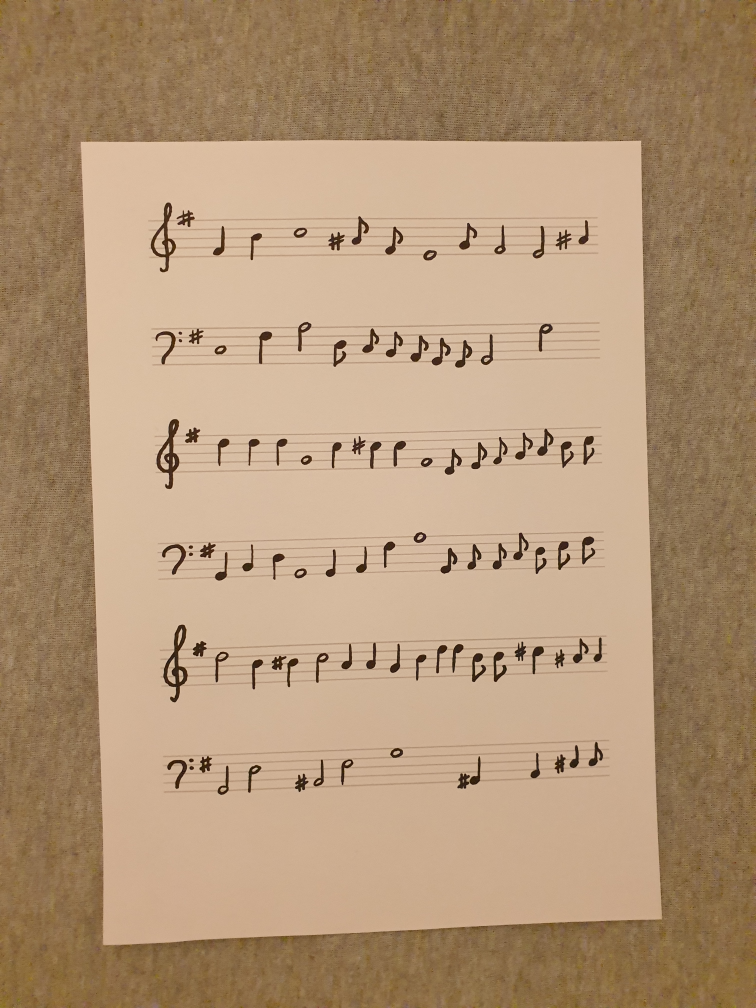
#> input picture new_input/1.jpg, 3024 x 4032 px (shown at 1/4 size)
$ python -i utils.py   (imports and definitions only)
#> lines starting #> are read from the running program, lines starting #| are printed output that depends on the picture; after the words box and inside, x2 and y2 are one past the last pixel; in counts of white or black regions, pixels touching at a corner belong together
#> further down, picture is the input picture: shape (4032, 3024, 3); mean B, G, R 118.7, 149.3, 177.9
from skimage.filters import threshold_local
from collections import Counter
import numpy as np
import cv2
import imutils


class Utils:
    @staticmethod
    def calc_image_ratio(image, new_height):
        return image.shape[0] / float(new_height)

    @staticmethod
    def get_image_copy(image):
        return image.copy()

    @staticmethod
    def resize_image(image, new_height):
        return imutils.resize(image, height=new_height)

    # [5 lines left out: function show_image, not called in this run]

    @staticmethod
    def bw_image(image):
        image = cv2.cvtColor(image, cv2.COLOR_BGR2GRAY)
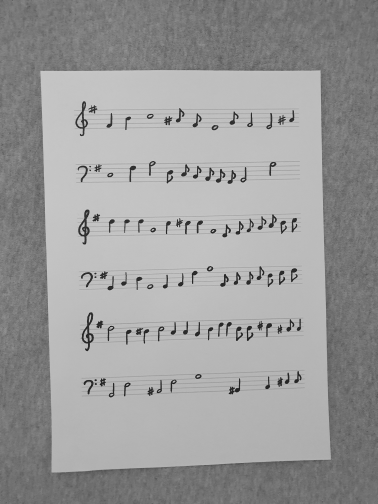
#> image: shape (4032, 3024) (shown at 1/8 size); min 4, max 227, mean 154.5
        thresh = threshold_local(image, 21, offset=10, method="mean")
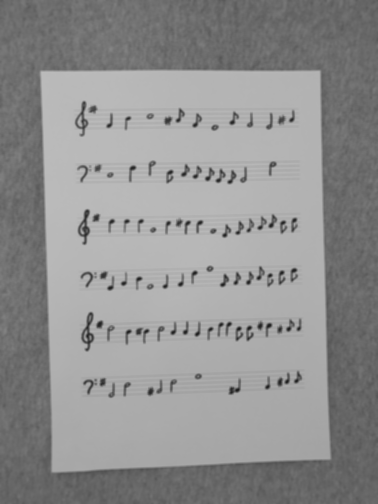
#> thresh: shape (4032, 3024) float64 (shown at 1/8 size); min 25.94, max 188, mean 144.5
        image = (image > thresh).astype("uint8") * 255
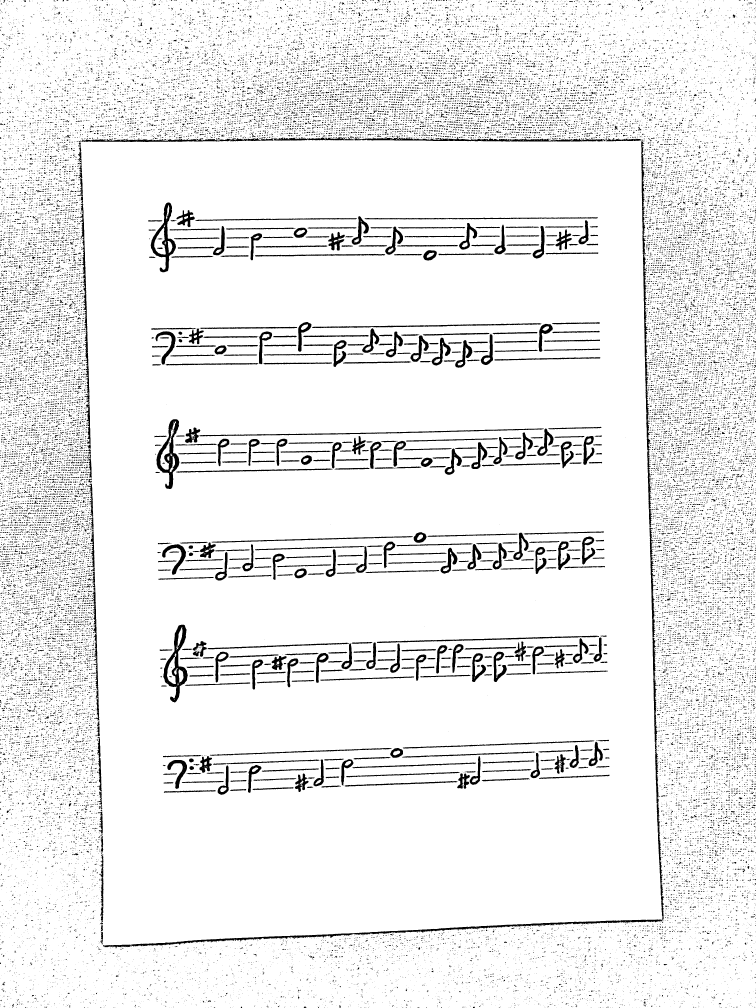
#> image: shape (4032, 3024) (shown at 1/4 size); 93% white; 43973 black regions (39184 under 20 px), largest, box (x1, y1, x2, y2) and area: (412, 2996, 2657, 3794) 22226, (2565, 556, 2633, 2998) 18663, (653, 2499, 751, 2810) 9765

        kernel = np.array([[1, 0, 0, 0, 1],
                           [0, 1, 0, 1, 0],
                           [0, 0, 1, 0, 0],
                           [0, 1, 0, 1, 0],
                           [1, 0, 0, 0, 1]]).astype("uint8")
        image = cv2.morphologyEx(image, cv2.MORPH_ELLIPSE, kernel)
#> image: shape (4032, 3024); 92.5% white; 41126 black regions (35889 under 20 px), largest, box (x1, y1, x2, y2) and area: (280, 534, 2660, 3795) 79520, (299, 1914, 414, 3778) 16643, (653, 2499, 751, 2810) 10097
        image = image.astype(np.uint8)
        return image

    @staticmethod
    def measure_staff(image):
        image = Utils.bw_image(image)
        cnt_pix = [sum(tmp == 0) for tmp in image]
#> cnt_pix = 4032 values, max 2180 at index 560, min 15 at index 3970, mean 226.5
        cnt_thresh = cnt_pix.copy()
#> cnt_thresh has the same summary as cnt_pix
        cnt_thresh.sort(reverse=True)
        min_cnt = cnt_thresh[60]
#> min_cnt = 724
        sum_list = [(0, (cnt_pix[0] + cnt_pix[1]) // 2), (1, (cnt_pix[0] + cnt_pix[1] + cnt_pix[2]) // 3)]
#> sum_list = [(0, 263), (1, 230)]
        for i in range(2, len(cnt_pix) - 1):
            sum_list.append((i, sum_list[i - 1][1] - cnt_pix[i - 2] // 3 + cnt_pix[i + 1] // 3))
#> after the loop, sum_list = 4031 pairs, first value 0 to 4030, second value 23 to 2093
        final_list = [(i, j) for i, j in sum_list if j > min_cnt]
#> final_list = 62 pairs, first value 554 to 1850, second value 728 to 2093
        distances = []
        zx, _ = final_list[0]
#> zx = 554
        for i in range(1, len(final_list)):
            x, _ = final_list[i]
            distances.append(abs(zx - x))
            zx = x
#> this loop made 61 passes
#> (x, zx) on passes 1 to 8: (555, 555), (556, 556), (557, 557), (558, 558), (559, 559), (560, 560), (561, 561), (562, 562)
#> after the loop, distances = 61 values, max 323 at index 44, min 1 at index 0, mean 21.25
        distances.sort()
        distances = list(filter((1).__ne__, distances))
#> distances = [4, 29, 30, 31, 31, 35, 68, 70, 307, 318, 323]
        cont = Counter(distances)
#> cont = 10 items
        cont, _ = cont.most_common(1)[0]
#> cont = 31
        return cont

>>> import cv2
>>> picture = cv2.imread('new_input/1.jpg')
>>> result = Utils().measure_staff(picture)
#> result = 31

$ run again, on new_input/5.jpg
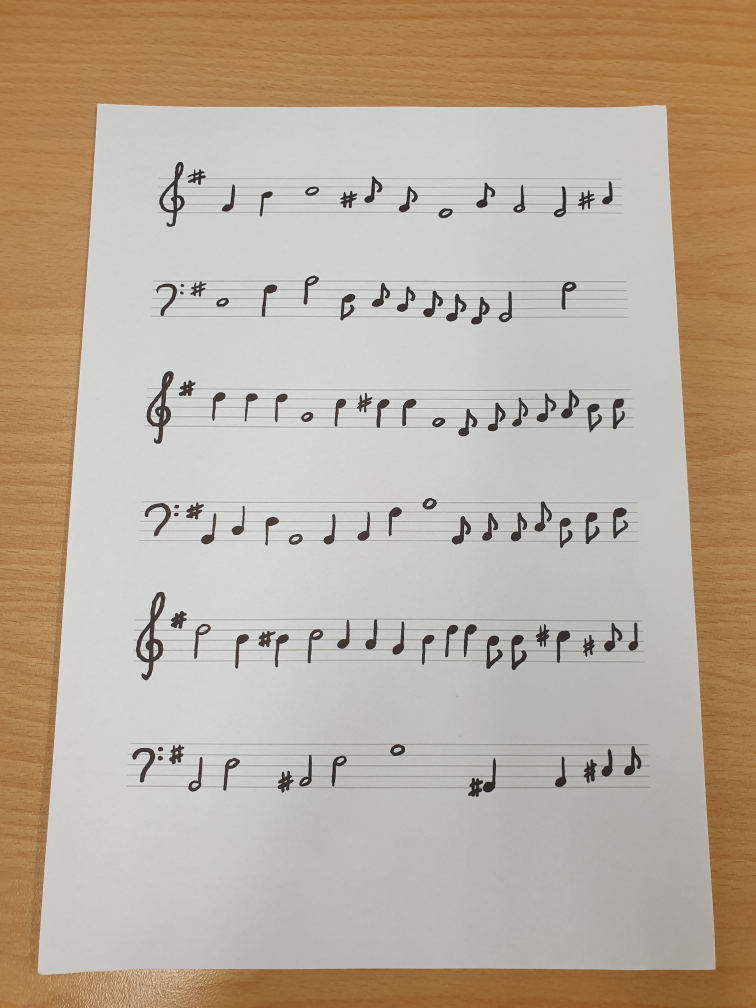
#> input picture new_input/5.jpg, 3024 x 4032 px (shown at 1/4 size)
#> picture is the input picture: shape (4032, 3024, 3); mean B, G, R 156.1, 172.7, 186.7
#> in bw_image, `image = (image > thresh).astype("uint8") * 255`:
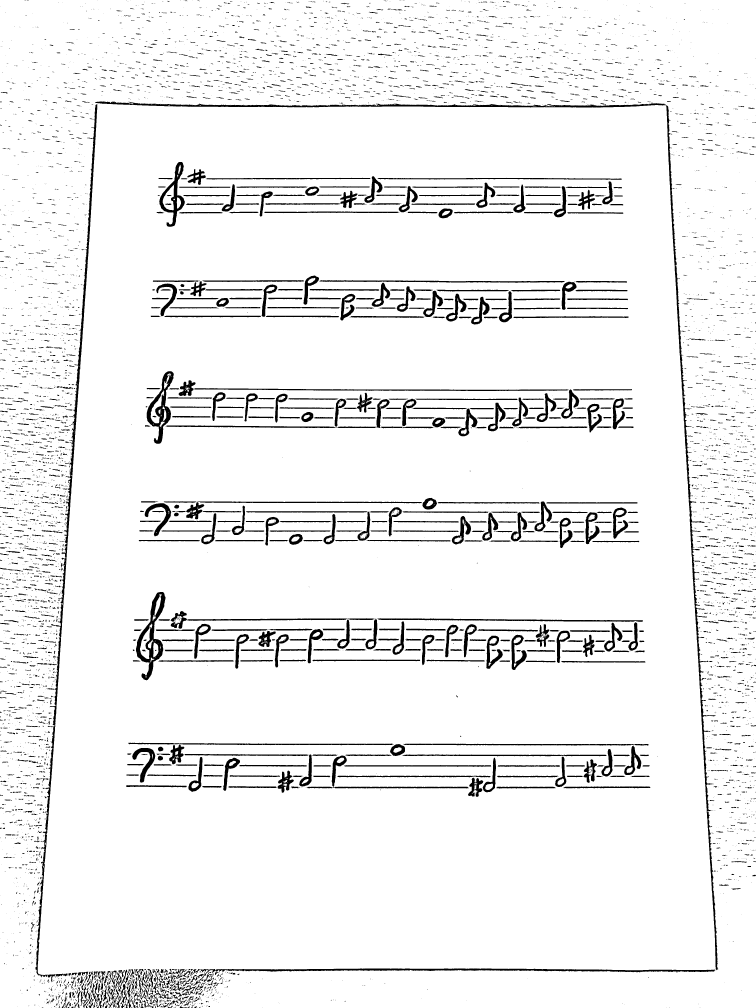
#> image: shape (4032, 3024) (shown at 1/4 size); 94.3% white; 7382 black regions (5193 under 20 px), largest, box (x1, y1, x2, y2) and area: (380, 406, 2873, 3881) 43206, (142, 416, 389, 3929) 30451, (860, 3874, 2861, 3900) 14478
#> in bw_image, `image = cv2.morphologyEx(image, cv2.MORPH_ELLIPSE, kernel)`:
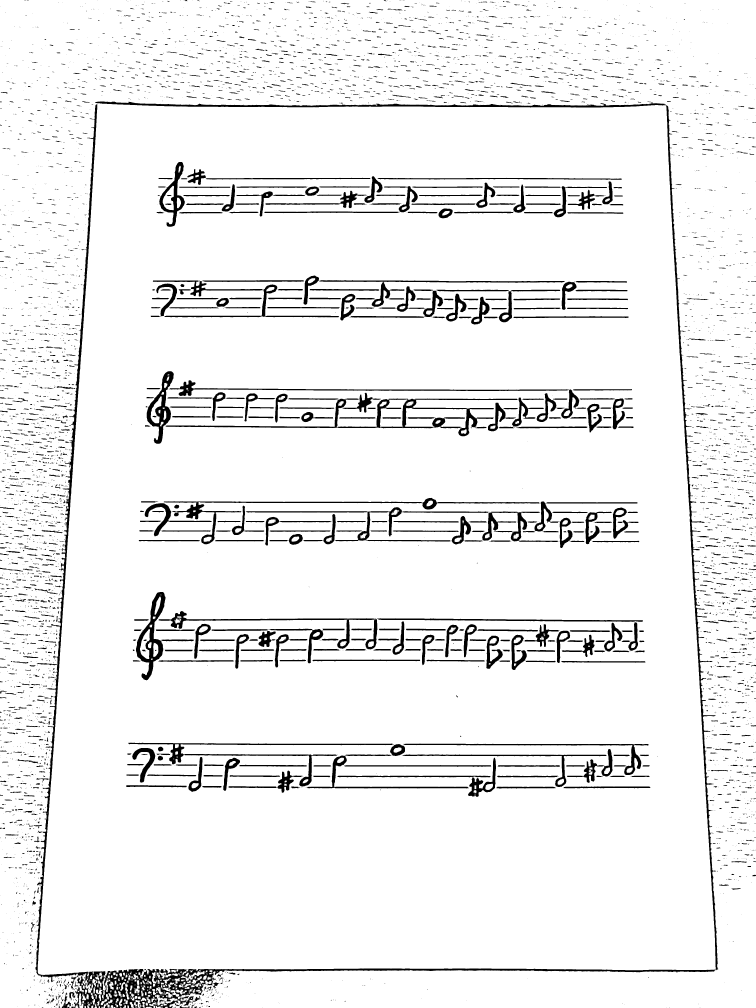
#> image: shape (4032, 3024) (shown at 1/4 size); 94% white; 6509 black regions (4612 under 20 px), largest, box (x1, y1, x2, y2) and area: (142, 406, 2873, 4032) 139383, (655, 1991, 2159, 2177) 14119, (544, 2368, 775, 2721) 13616
#> cnt_pix = 4032 values, max 2187 at index 3880, min 5 at index 17, mean 181.1
#> cnt_thresh has the same summary as cnt_pix
#> min_cnt = 1579
#> in measure_staff, `sum_list = [(0, (cnt_pix[0] + cnt_pix[1]) // 2), (1, (cnt_pix[0] + cnt..`: sum_list = [(0, 35), (1, 29)]
#> after the loop in measure_staff, `for i in range(2, len(cnt_pix) - 1):`: sum_list = 4031 pairs, first value 0 to 4030, second value 11 to 2117
#> final_list = 38 pairs, first value 421 to 3882, second value 1585 to 2117
#> in measure_staff, `zx, _ = final_list[0]`: zx = 421
#> the loop in measure_staff, `for i in range(1, len(final_list)):` made 37 passes
#> (x, zx) on passes 1 to 8: (422, 422), (423, 423), (424, 424), (425, 425), (714, 714), (715, 715), (748, 748), (849, 849)
#> after the loop in measure_staff, `for i in range(1, len(final_list)):`: distances = 37 values, max 852 at index 18, min 1 at index 0, mean 93.54
#> in measure_staff, `distances = list(filter((1).__ne__, distances))`: distances = [33, 35, 37, 38, 38, 40, 41, 41, 43, 101, 275, 289, 301, 548, 728, 852]
#> in measure_staff, `cont = Counter(distances)`: cont = 14 items
#> in measure_staff, `cont, _ = cont.most_common(1)[0]`: cont = 38

$ run again, on new_input/6.jpg
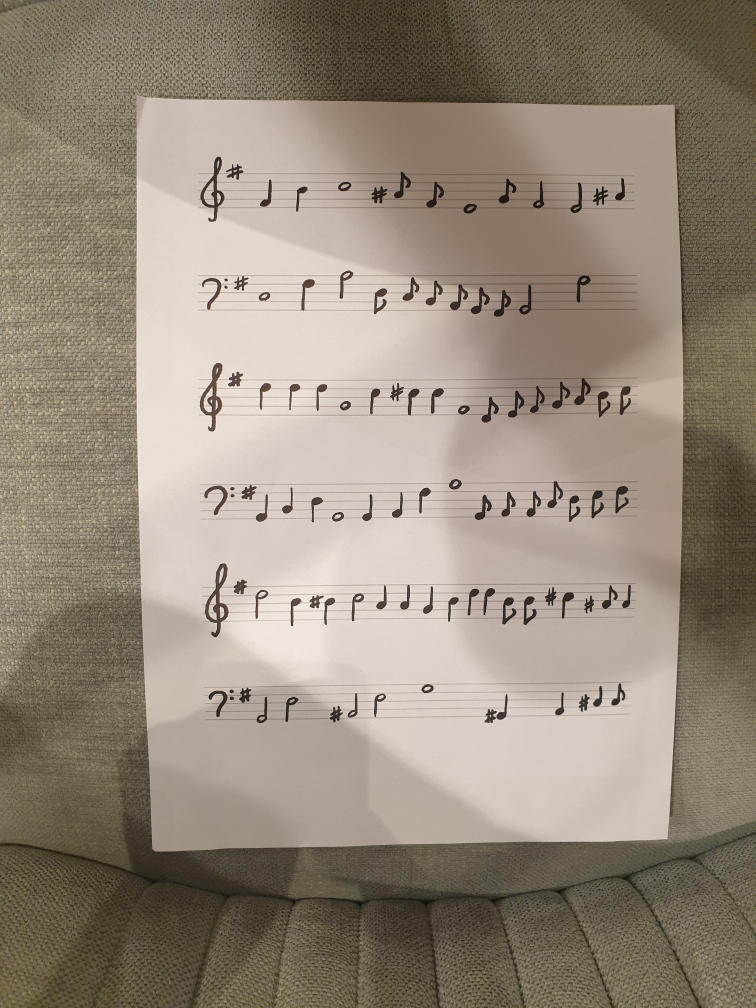
#> input picture new_input/6.jpg, 3024 x 4032 px (shown at 1/4 size)
#> picture is the input picture: shape (4032, 3024, 3); mean B, G, R 123, 138.2, 150.1
#> in bw_image, `image = (image > thresh).astype("uint8") * 255`:
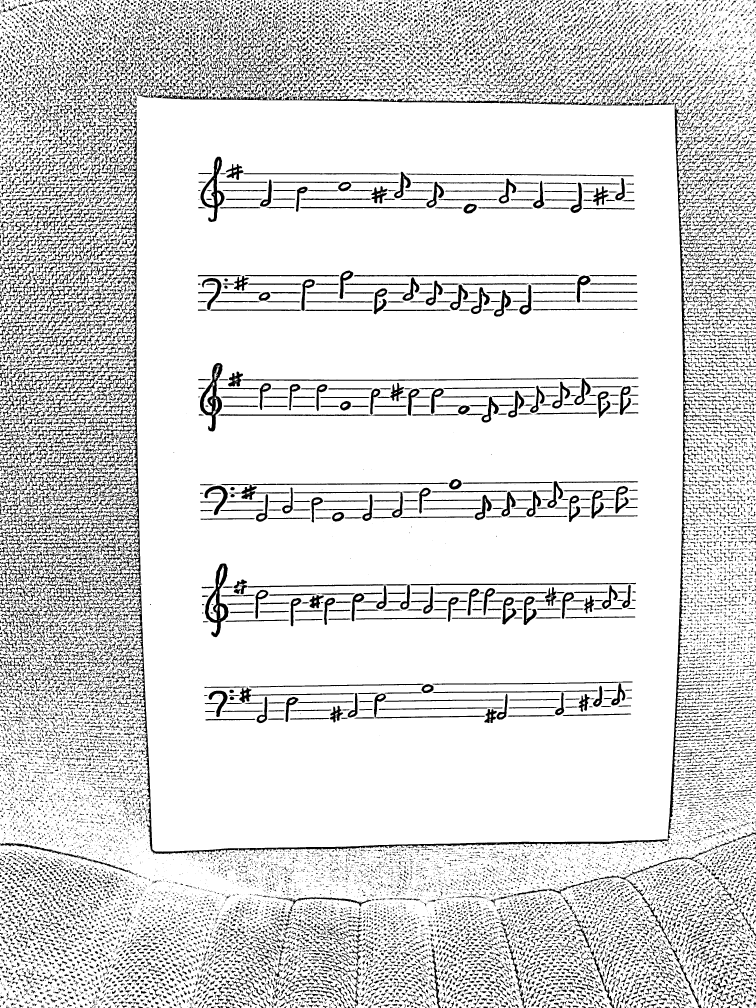
#> image: shape (4032, 3024) (shown at 1/4 size); 85.6% white; 32363 black regions (19739 under 20 px), largest, box (x1, y1, x2, y2) and area: (390, 1026, 2677, 3418) 54634, (2671, 410, 2840, 3354) 32201, (1071, 332, 2404, 422) 13900
#> in bw_image, `image = cv2.morphologyEx(image, cv2.MORPH_ELLIPSE, kernel)`:
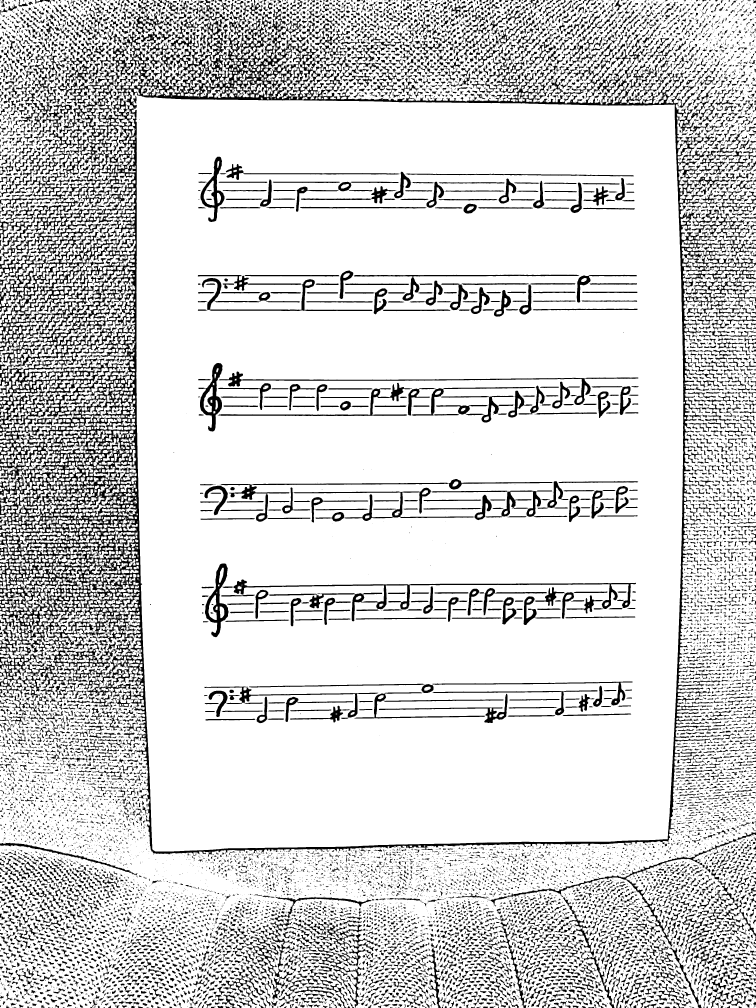
#> image: shape (4032, 3024) (shown at 1/4 size); 83.2% white; 22162 black regions (14691 under 20 px), largest, box (x1, y1, x2, y2) and area: (0, 44, 3024, 3427) 729881, (885, 2318, 2544, 2485) 18899, (791, 1100, 1491, 1244) 11589
#> cnt_pix = 4032 values, max 2042 at index 1101, min 76 at index 3297, mean 508.4
#> cnt_thresh has the same summary as cnt_pix
#> min_cnt = 1293
#> in measure_staff, `sum_list = [(0, (cnt_pix[0] + cnt_pix[1]) // 2), (1, (cnt_pix[0] + cnt..`: sum_list = [(0, 840), (1, 753)]
#> after the loop in measure_staff, `for i in range(2, len(cnt_pix) - 1):`: sum_list = 4031 pairs, first value 0 to 4030, second value 84 to 1999
#> final_list = 52 pairs, first value 396 to 2338, second value 1298 to 1999
#> in measure_staff, `zx, _ = final_list[0]`: zx = 396
#> the loop in measure_staff, `for i in range(1, len(final_list)):` made 51 passes
#> (x, zx) on passes 1 to 8: (397, 397), (398, 398), (695, 695), (696, 696), (763, 763), (764, 764), (796, 796), (797, 797)
#> after the loop in measure_staff, `for i in range(1, len(final_list)):`: distances = 51 values, max 676 at index 49, min 1 at index 0, mean 38.08
#> in measure_staff, `distances = list(filter((1).__ne__, distances))`: distances = [30, 30, 31, 32, 32, 32, 33, 33, 33, 35, 67, 268, 277, 297, 676]
#> in measure_staff, `cont = Counter(distances)`: cont = 10 items
#> in measure_staff, `cont, _ = cont.most_common(1)[0]`: cont = 32
